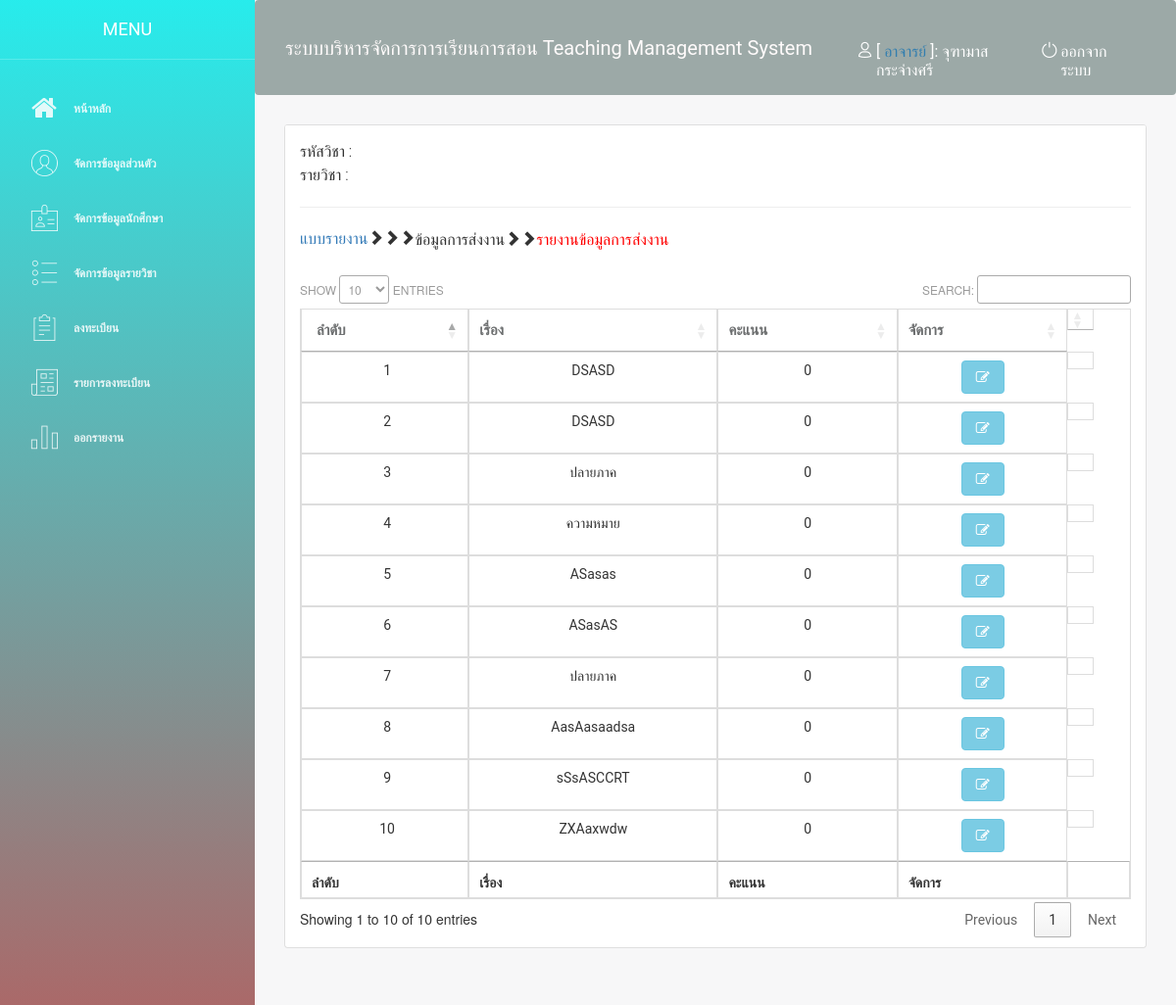
/report_work.php (signed in), run on the app's committed database.
### tables this page shows
CREATE TABLE `work` (
  `work_id` int(11) NOT NULL,
  `regis_section` varchar(10) NOT NULL,
  `work_name` varchar(30) NOT NULL,
  `work_score` int(11) NOT NULL
);

### report_work.php (the view, shortened to what this page needs)
<?php
include ("connect.php");
include ("header.php");
  $strSQL2 = "SELECT * FROM subject WHERE sub_id = '".$_GET["sub_id"]."' ";
  $objQuery2 = mysqli_query($con,$strSQL2) or die ("Error Query [".$strSQL2."]");
  $objResult2 = mysqli_fetch_assoc($objQuery2);
$strSQL3 = "SELECT * FROM work WHERE regis_section = '".$_GET["sub_id"]."' ";
$objQuery3 = mysqli_query($con,$strSQL3) or die ("Error Query [".$strSQL3."]");
?>
  <link rel="stylesheet" href="https://maxcdn.bootstrapcdn.com/bootstrap/3.3.7/css/bootstrap.min.css">
        <div class="content">
                <div class="container-fluid">
                    <div class="card">
                        <div class="card-header">
                            <p class="card-title">รหัสวิชา : <?php echo $objResult2["subject_no"];?></p>
                            <p class="card-title">รายวิชา : <?php echo $objResult2["sub_name"];?></p>
                            <hr>
 <p> <a href="pdf_stu.php?sub_id=<?=$objResult2["sub_id"]?>">แบบรายงาน</a><span class="glyphicon glyphicon-chevron-right"></span><span class="glyphicon glyphicon-chevron-right"></span><span class="glyphicon glyphicon-chevron-right">ข้อมูลการส่งงาน<span class="glyphicon glyphicon-chevron-right"></span><span class="glyphicon glyphicon-chevron-right"></span><font color="red" >รายงานข้อมูลการส่งงาน</font></p>
                        </div>
                        <div class="card-body">
  <table class="table table-bordered" id="example">
                <thead>
                    <tr>
                        <th>ลำดับ</th>
                        <th>เรื่อง</th>
                        <th>คะแนน</th>
                        <th>จัดการ</th>
               <th></th>
                    </tr>
                </thead>
                <tfoot>
                    <tr>
                       <th>ลำดับ</th>
                        <th>เรื่อง</th>
                        <th>คะแนน</th>
                        <th>จัดการ</th>
                   <th></th>
                    </tr>
                </tfoot>
                <tbody>
                 <?php
 $i=1;
   while($objResult3 = mysqli_fetch_array($objQuery3))
{
   ?>
  <tr>
  <td><div align="center">
    <?php
  echo $i;
$i++;
  ?>
</div>
  </td>
    <td><div align="center">
  <?php
  echo $objResult3["work_name"];
  ?>
  </div></td>
<td><div align="center"> <?php
  echo $objResult3["work_score"];
  ?></div>
</td>
<td>
<div align="center">
  <A HREF="report_work_view.php?work_id=<?=$objResult3["work_id"]?>&sub_id=<?=$objResult2["sub_id"]?>" title="แก้ไข" class="btn btn-info" ><i class="fa fa-edit"></i></a>
 </div>
</td>
   <td>  </td>
                    </tr>
                   <?php
}
?>
                </tbody>
            </table>
            </div>
                    </div>
                </div>
            </div>
       <link rel="stylesheet" href="https://maxcdn.bootstrapcdn.com/bootstrap/3.3.7/css/bootstrap.min.css">
        <link rel="stylesheet" href="https://maxcdn.bootstrapcdn.com/bootstrap/3.3.7/css/bootstrap.min.css">
        <link rel="stylesheet" type="text/css" href="http://cdn.datatables.net/1.10.12/css/jquery.dataTables.css">

### data on the page
work: work_name "DSASD", work_score "0"
work: work_name "DSASD", work_score "0"
work: work_name "ปลายภาค", work_score "0"
work: work_name "ความหมาย", work_score "0"
work: work_name "ASasas", work_score "0"
work: work_name "ASasAS", work_score "0"
work: work_name "ปลายภาค", work_score "0"
work: work_name "AasAasaadsa", work_score "0"
work: work_name "sSsASCCRT", work_score "0"
work: work_name "ZXAaxwdw", work_score "0"

### other printed values
$typeuser "อาจารย์"
$_SESSION["User"] "จุฑามาส กระจ่างศรี"
